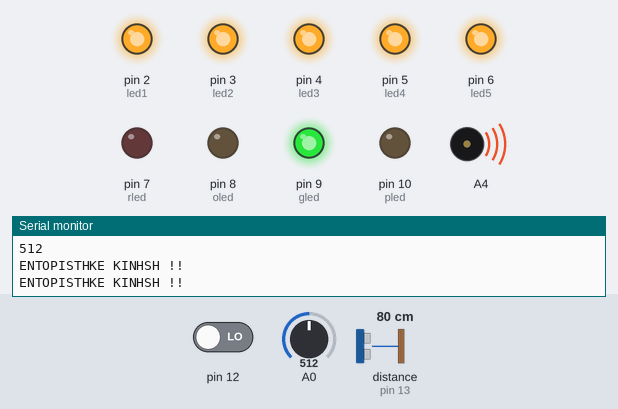
The sketch below on a simulated Arduino Uno, built with avr-gcc and run on an emulated ATmega328P. Parts: output pins drawn as LEDs (lit = HIGH), buzzer (waves = sounding), the last lines printed to the serial monitor. Wiring (inferred from the names in the program): ultrasonic range finder: trigger pin 11; echo pin 13. The test bench sets the inputs (shaded band); at power-on: distance to the obstacle (sensor on pin 13) 80 cm, A0 = 512, pin 12 LOW. The echo pulse lasts 58.3 µs per cm; pins used as bus, display or sensor lines are not drawn.

Above: at 2.1 s.
2.2 s: distance to the obstacle (sensor on pin 13) set to 55 cm
3.7 s: distance to the obstacle (sensor on pin 13) set to 49 cm
At 5.2 s:
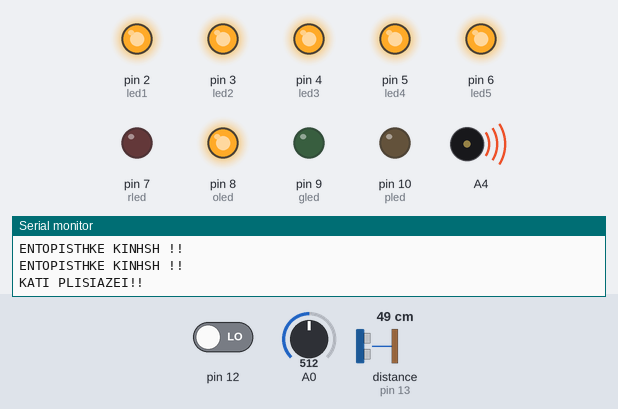
5.8 s: distance to the obstacle (sensor on pin 13) set to 29 cm
7.5 s: distance to the obstacle (sensor on pin 13) set to 25 cm
At 8.6 s:
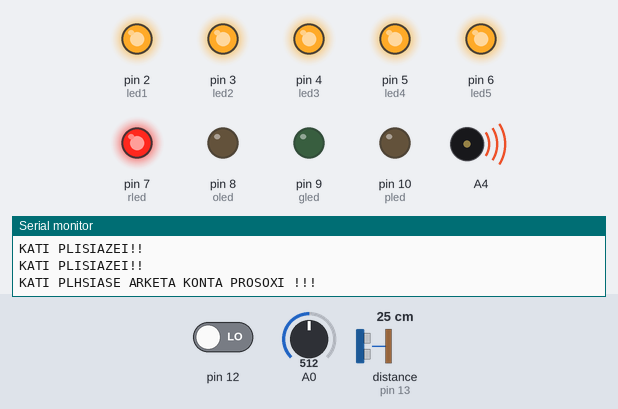
9.8 s: A0 set to 922
22.8 s: A0 set to 947
At 24.8 s:
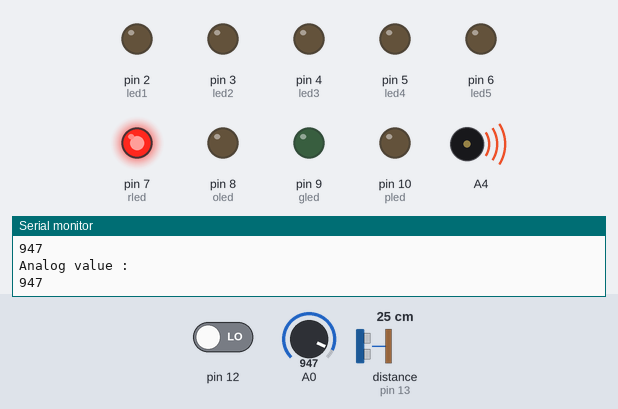
At 29.5 s:
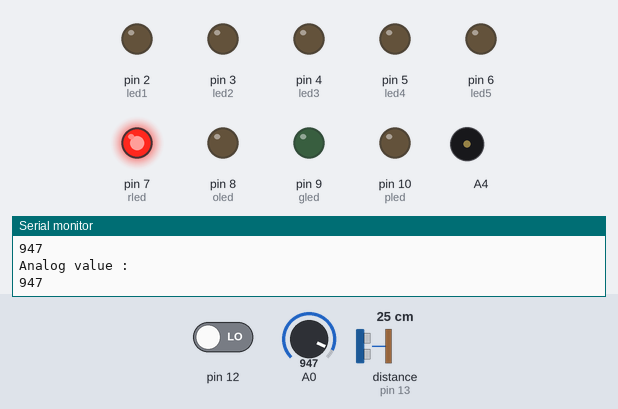
Timing chart, 0 to 30.9 s (numbered marks = the images above; inputs shaded):
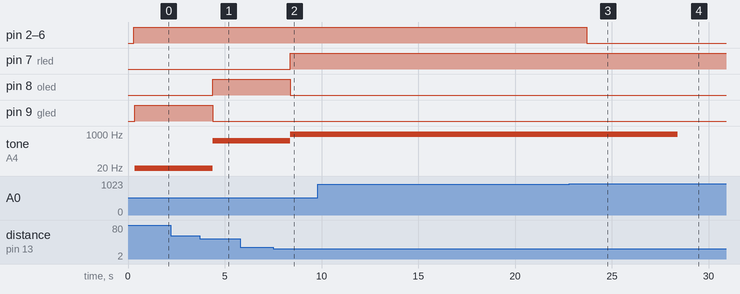

The sketch:

traffic_light.ino
```cpp
/*
    Αυτός ο κώδικας σχεδιάστηκε από τη Γεωργία-Ναταλία Σγουράκη στις 13 Δεκεμβρίου 2023.
    Προορίζεται για ακαδημαϊκή χρήση στο Τμήμα Πληροφορικής και Τηλεπικοινωνιών του Πανεπιστημίου Ιωαννίνων.

    Αυτός ο κώδικας σχεδιάστηκε και μεταγλωττίστηκε στην έκδοση Arduino IDE. 1.8.16
    Σχεδιάστηκε για χρήση με το Arduino UNO R3 ATmega328P

    Γράψτε ένα πρόγραμμα που θα υλοποιήσει ένα μέρος μιας Έξυπνης Πόλης και θα διαθέτει ένα αισθητήρα ανίχνευσης
    φωτός, αισθητήρα απόστασης και ένα αισθητήρα ανίχνευσης κίνησης.
*/

#define echoPin 13  //συνδεσα την ακίδα 13 Arduino στην ακίδα Echo του HC-SR04
#define trigPin 11 //συνδέστε την ακίδα -11 Arduino στην ακίδα Trig του HC-SR04

long duration; // μεταβλητή για τη διάρκεια της διαδρομής των ηχητικών κυμάτων
int distance;  // μεταβλητή για τη μέτρηση της απόστασης

const int buzzer =1; //buzzer στο pin 1

int rled = 7;   //To pin που είναι συνδεδεμένο το κόκκινο led
int gled = 9;   //Το pin που είναι συνδεδεμένο το πορτοκαλί led
int oled = 8;   //Το pin που είναι συνδεδεμένο το πράσινο led
int led1 = 2;   //Τα pin που είναι συνδεδεμενα τα 5 πέντε κεντρικά φώτα
int led2 = 3;
int led3 = 4;
int led4 = 5;
int led5 = 6;
int pled =  10;  //Tα pin που είναι συνδεδεμένα τα φωτα στο εσωτερικό του πανεπιστημίου
int pled2 = 10;
int hour = 24;   //Μεταβλητή που αναπαριστά την ώρα


void setup() //Συνάρτηση αρχικοποίησης παραμέτρων και υλικών συστήματος
{
  pinMode(trigPin, OUTPUT); // Αρχικοποιει το trigPin ως εξοδος
  pinMode(echoPin, INPUT); // Αρχικοποιει το echoPin ως εισοδος
  pinMode(buzzer, OUTPUT); //Αρχικοποιηση buzzer ως εξοδος
  pinMode(rled, OUTPUT);  //Αρχικοποιηση led ως έξοδος
  pinMode(gled, OUTPUT);  //Αρχικοποιηση led ως έξοδος
  pinMode(oled, OUTPUT);  //Αρχικοποιηση led ως έξοδος
  pinMode(led1, OUTPUT);  //Αρχικοποιηση led ως έξοδος
  pinMode(led2, OUTPUT);  //Αρχικοποιηση led ως έξοδος
  pinMode(led3, OUTPUT);  //Αρχικοποιηση led ως έξοδος
  pinMode(led4, OUTPUT);  //Αρχικοποιηση led ως έξοδος
  pinMode(led5, OUTPUT);  //Αρχικοποιηση led ως έξοδος
  pinMode(pled,OUTPUT);   //Αρχικοποιηση led ως έξοδος
  pinMode(pled2,OUTPUT);  //Αρχικοποιηση led ως έξοδος
  pinMode(12, INPUT);     //Aισθητήρας κίνησης
  Serial.begin(9600);     //Είναι ο ρυθμός μετάδοσης σε  bits ανά δευτερόλεπτο
}

void loop()  //Κύρια επαναλαμβανόμενη συνάρτηση
{
  int value = analogRead(A0);         //Διαβάζει τη τιμή του photoresistor και τη αποθηκεύει σε μεταβλητή
  Serial.println("Analog value : ");
   Serial.println(value);
    delay(300);  //Καθυστέρηση για 30 milliseconds

  do{
  if (value <= 930) //Αν η φωτεινότητα ειναι μικρότερη απο 930 τότε ανάβουν τα 5 Led (κεντρικα φωτα)
  {
     digitalWrite(led1,HIGH);
     digitalWrite(led2,HIGH);
     digitalWrite(led3,HIGH);
     digitalWrite(led4,HIGH);
     digitalWrite(led5,HIGH);
     delay(50);   //Καθυστέρηση για 50 milliseconds
  }
  else  //Αν η φωτεινότητα δεν ειναι μικρότερη από 930 τοτε τα 5 Led (κεντρικα φωτα)παραμένουν κλειστά
  {
    digitalWrite(led1,LOW);
    digitalWrite(led2,LOW);
    digitalWrite(led3,LOW);
    digitalWrite(led4,LOW);
    digitalWrite(led5,LOW);
    delay(50);  //Καθυστέρηση για 50 milliseconds
   }

  while (hour>= 6) //Οσο η ωρα είναι απο 23 εως 6 ο αισθητηρας αποστασης παραμενει ανοιχτος
  {
    digitalWrite(trigPin, LOW);// Αρχικοποίηση του trigPin ως LOW
    delayMicroseconds(2);
    digitalWrite(trigPin, HIGH);// Θέτουμε το trigPin HIGH  για 10 μικροδευτερόλεπτα
    delayMicroseconds(10);
    digitalWrite(trigPin, LOW);

    duration = pulseIn(echoPin, HIGH);// Διαβάζει το echoPin, επιστρέφει το χρόνο διαδρομής του ηχητικού κύματος σε μικροδευτερόλεπτα

    distance = duration * 0.034 / 2;  // Υπολογισμός της απόστασης του εισβολέα

    if (distance <= 25) //αν η αποσταση είναι  μικροτερη απο 25 τοτε αναβει το κοκκινο led
    {
      Serial.println("KATI PLHSIASE ARKETA KONTA PROSOXI !!!");
      digitalWrite(rled,HIGH);
      digitalWrite(gled,LOW); //το πρασινο και το πορτοκαλι led παραμενουν κλειστα
      digitalWrite(oled,LOW);
      tone(A4,999, 10000);  // Αποστολή  ηχητικού σήματος
      delay(1000);  //Καθυστέρηση για 1000 milliseconds
    }

    else if ((distance > 25)&&(distance <= 50) ) //αν η αποσταση είναι αναμεσα απο 25 εως 50 τοτε αναβει το πορτοκαλι led
    {
      Serial.println("KATI PLISIAZEI!!");
      digitalWrite(oled,HIGH);
      digitalWrite(gled,LOW); //το πρασινο και το κοκκινο led παραμενουν κλειστα
      digitalWrite(rled,LOW);
      tone(A4,459, 10000);  // Αποστολή ηχητικού σήματος
      delay(1000);  //Καθυστέρηση για 1000 milliseconds
    }

    else if (distance > 50) //αν η αποσταση είναι μεγαλυτερη απο 50 τοτε αναβει το πρασινο led
    {
      Serial.println("ENTOPISTHKE KINHSH !!");
      digitalWrite(gled,HIGH); //το κοκκινο και το πορτοκαλι led παραμενουν κλειστα
      digitalWrite(rled,LOW);
      digitalWrite(oled,LOW);
      tone(A4,1, 10000);  // Αποστολή ηχητικού σήματος
      delay(1000);  //Καθυστέρηση για 1000 milliseconds
    }
   hour --; //μειωνεται η μεταβλητη της ωρας κατα ενα
  }
    int pirsensor=LOW; //το pir γινεται low
    delay(900); //Καθυστέρηση για 900 milliseconds

    if (pirsensor == LOW) //αν το pir ειναι low τοτε τα 2 led του πανεπιστημιου ειναι σβηστα
   {
     digitalWrite(pled, LOW);
     digitalWrite(pled2, LOW);
      delay(1000);  //Καθυστέρηση για 1000 milliseconds
     pirsensor =digitalRead(12); //διαβαζει τη κατασταση του pir
   }
   if(pirsensor== HIGH ) //αν το pir ειναι high τοτε τα 2 led του πανεπιστημιου αναβουν
   {
     digitalWrite(pled, HIGH);
     digitalWrite(pled2, HIGH);
     delay(1000); //Καθυστέρηση για 1000 milliseconds
   }
  delay(100); //Καθυστέρηση για 100 milliseconds
  value=analogRead(A0); //Διαβάζει τη τιμή του photoresistor και τη αποθηκεύει σε μεταβλητή
  }
  while (value <=930);  //αν δεν ανιχνευτει φως απο το photoresistor τοτε τα 5 Led (κεντρικα φωτα) ειναι κλειστα
  {
     Serial.println("analog value>930 ");
     Serial.println(value);
     delay(250); //Καθυστέρηση για 250 milliseconds
     digitalWrite(led1,LOW);
     digitalWrite(led2,LOW);
     digitalWrite(led3,LOW);
     digitalWrite(led4,LOW);
     digitalWrite(led5,LOW);
}
}
```

Measured:
- the behaviour switches between 52 and 51 cm on distance to the obstacle (sensor on pin 13) (found by bisection; images 0 and 1)
- the behaviour switches between 27 and 26 cm on distance to the obstacle (sensor on pin 13) (found by bisection; images 1 and 2)
- the behaviour switches between 930 and 931 on A0 (found by bisection; images 2 and 3)
- after the input at 3.7 s, pin 8 (oled): LOW → HIGH after 0.67 s; pin 9 (gled): HIGH → LOW after 0.67 s; tone on A4: 1 Hz → 459 Hz after 0.67 s
- after the input at 7.5 s, pin 7 (rled): LOW → HIGH after 0.88 s; pin 8 (oled): HIGH → LOW after 0.88 s; tone on A4: 459 Hz → 999 Hz after 0.88 s
- after the input at 22.8 s, pin 2 (led1), pin 3 (led2), pin 4 (led3), pin 5 (led4), pin 6 (led5): HIGH → LOW after 0.91 s
